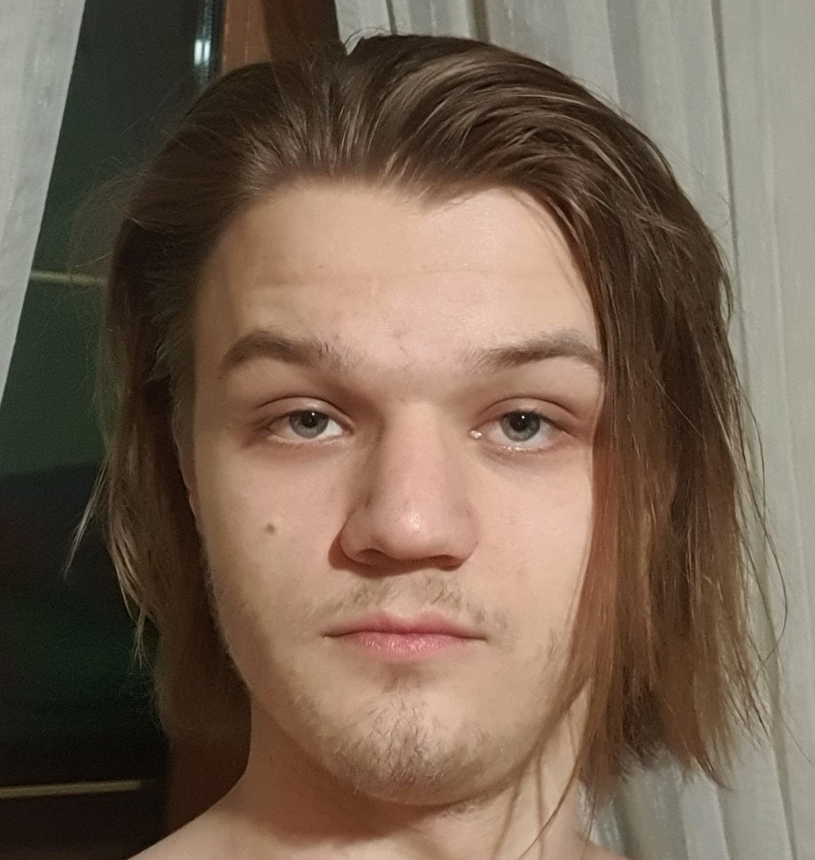
#> input picture holovetskiy.png, 815 x 860 px
$ python LR_8_task_2.py
#> lines starting #> are read from the running program, lines starting #| are printed output that depends on the picture
import cv2
import numpy as np
img = cv2.imread("holovetskiy.png")
#> img is the input picture: shape (860, 815, 3); mean B, G, R 82, 98.5, 118.3
kernel = np.ones((5, 5), np.uint8)
imgGray = cv2.cvtColor(img, cv2.COLOR_BGR2GRAY)
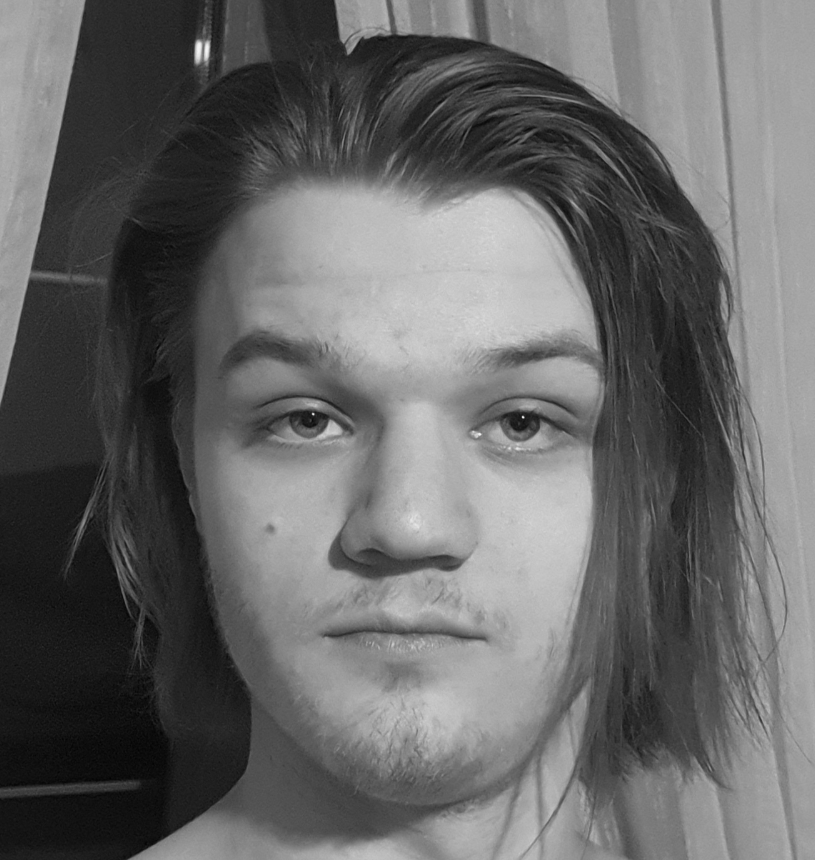
#> imgGray: shape (860, 815); min 2, max 245, mean 102.5
imgBlur = cv2.GaussianBlur(img, (7, 7), 0)
imgCanny = cv2.Canny(img, 150, 200)
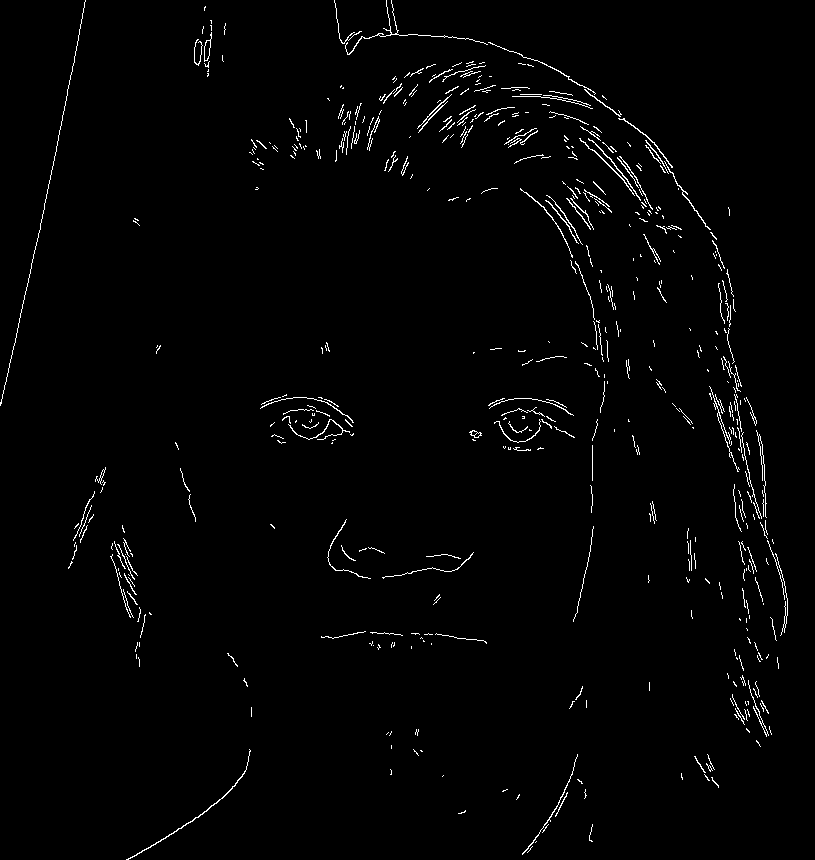
#> imgCanny: shape (860, 815); 1.5% white in thin lines or dots
imgDialation = cv2.dilate(img, kernel, iterations=1)
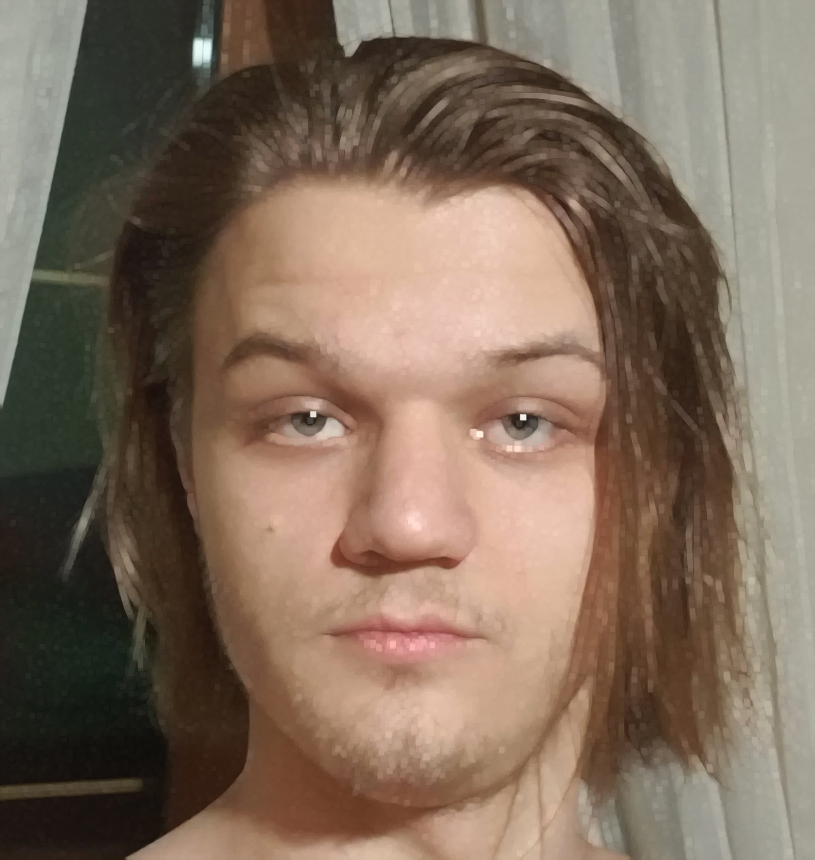
#> imgDialation: shape (860, 815, 3); mean B, G, R 91.2, 107.7, 127.6
imgEroded = cv2.erode(img, kernel, iterations=1)
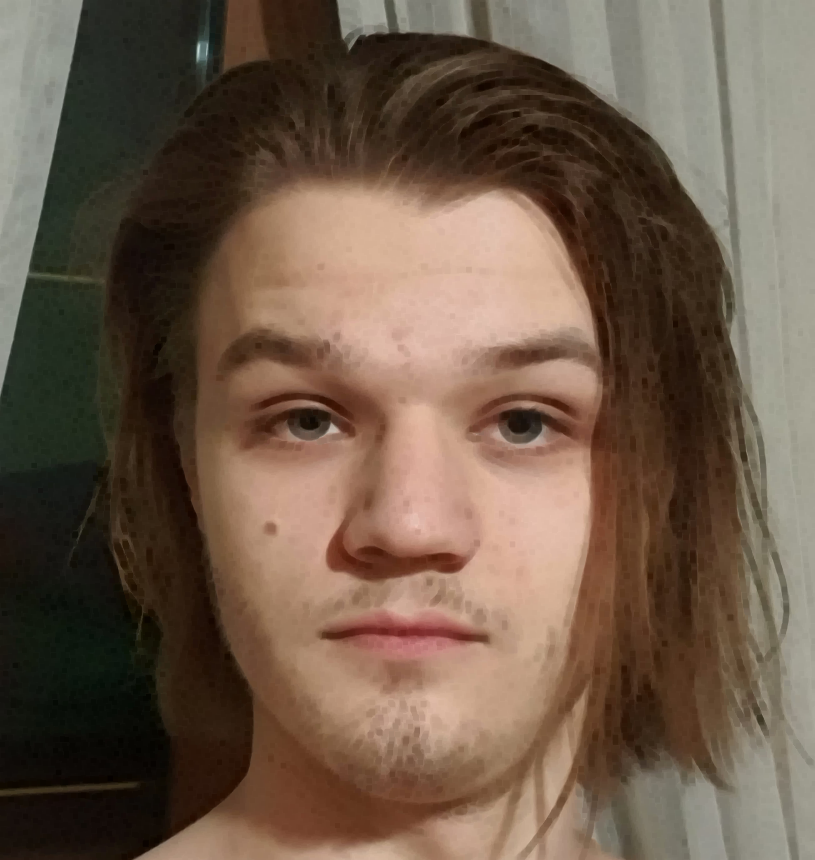
#> imgEroded: shape (860, 815, 3); mean B, G, R 73, 89.4, 109.2
cv2.imshow("Blur Image", imgBlur)
cv2.imshow("Gray Image", imgGray)
cv2.imshow("Canny Image", imgCanny)
cv2.imshow("Dialation Image", imgDialation)
cv2.imshow("Eroded Image", imgEroded)
cv2.waitKey(0)

$ run again, with coins_2.JPG saved as holovetskiy.png
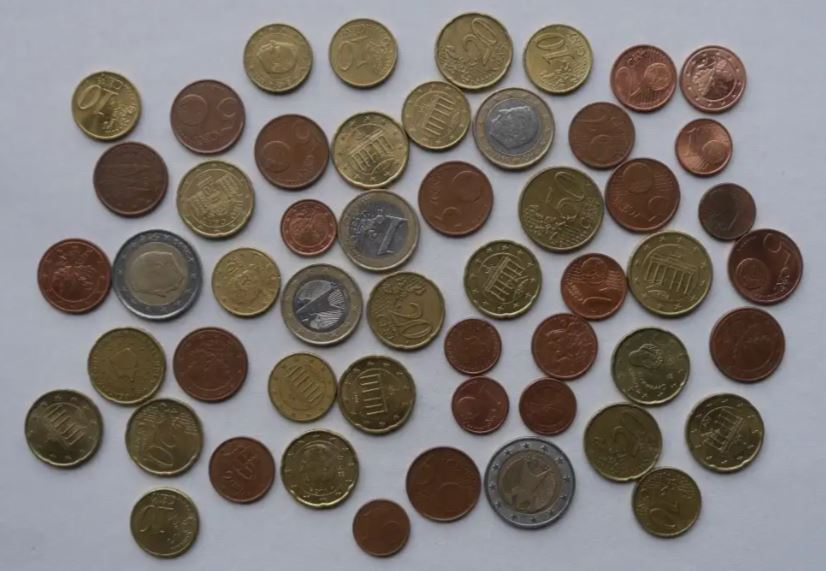
#> input picture coins_2.JPG, 826 x 571 px
#> img is the input picture: shape (571, 826, 3); mean B, G, R 114.7, 118.8, 125.6
#> `imgCanny = cv2.Canny(img, 150, 200)`:
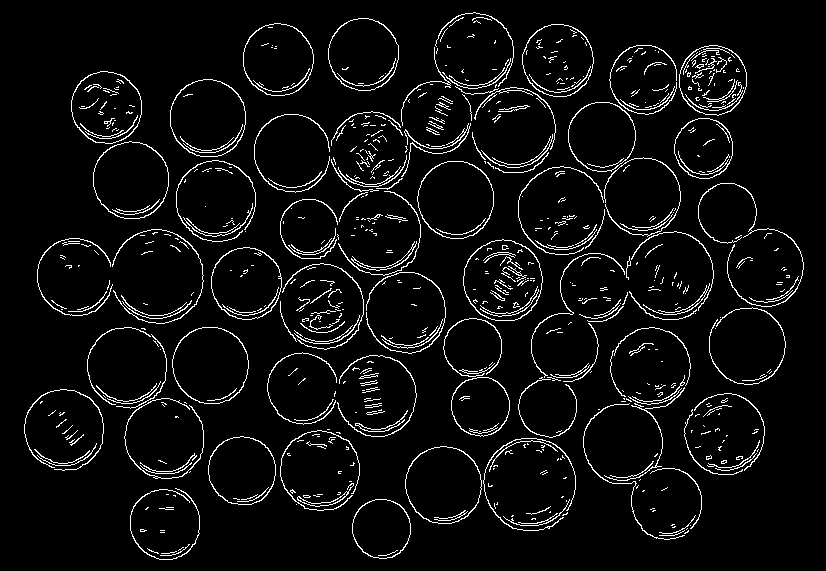
#> imgCanny: shape (571, 826); 5.2% white in thin lines or dots
#> `imgEroded = cv2.erode(img, kernel, iterations=1)`:
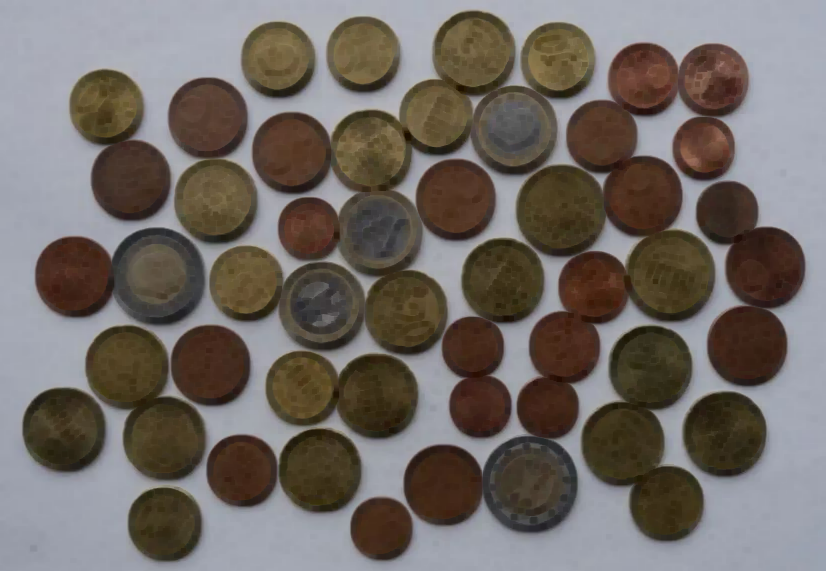
#> imgEroded: shape (571, 826, 3); mean B, G, R 100.4, 105.5, 112.7
